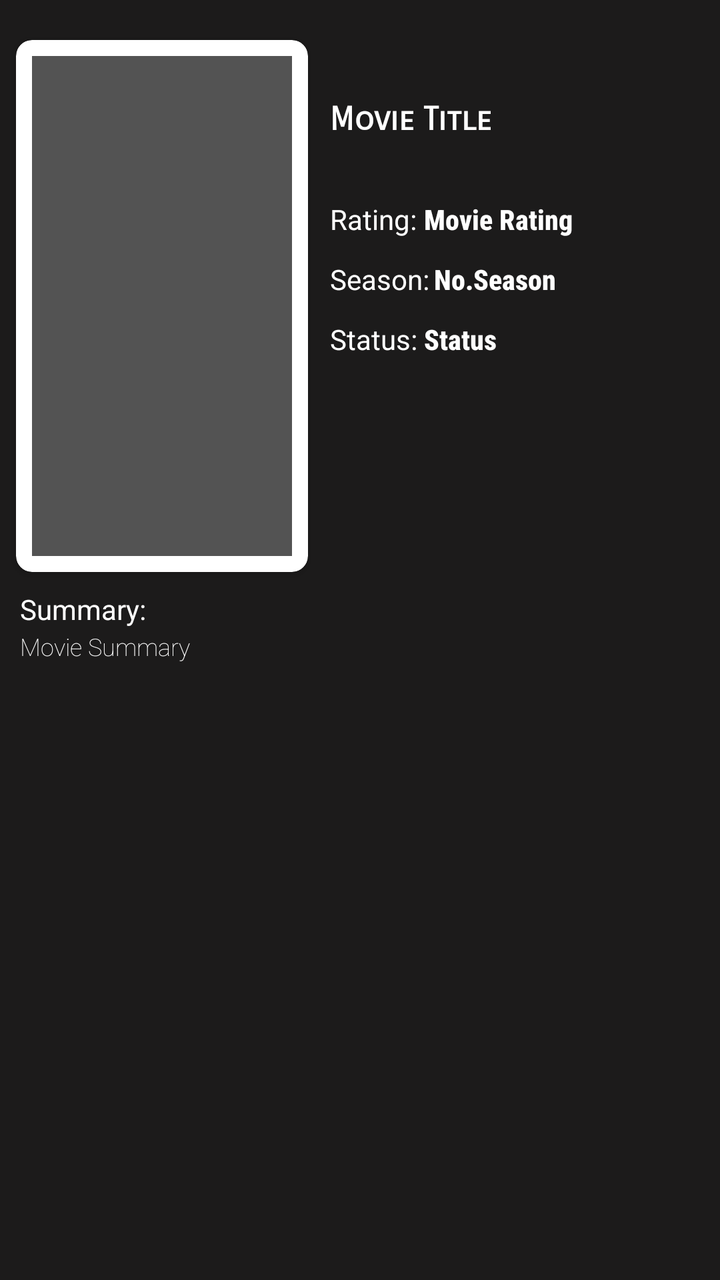
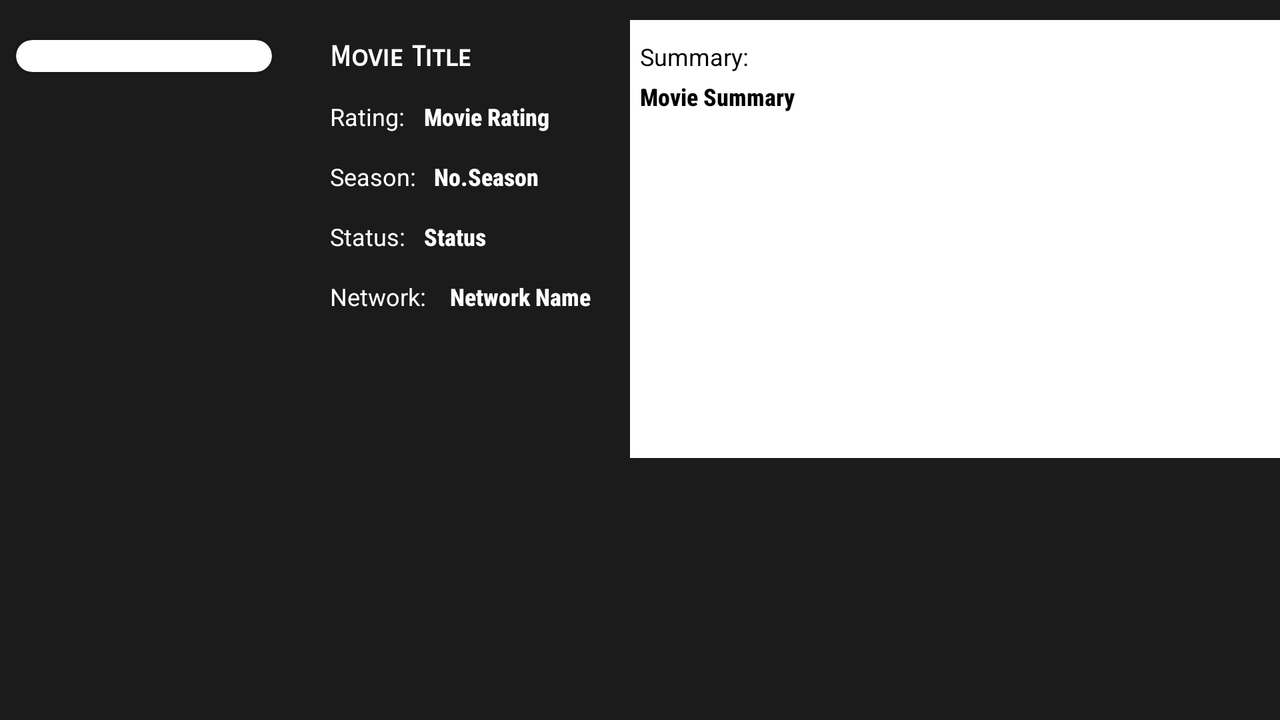

One screen, two layout resources from the same app: the default and the repository's alternative for another configuration. Each is rendered where Android would select it; the XML of both is given below.
<!-- AndroidManifest.xml: application theme Theme.TvMazeApplication -->
<!-- res/layout/fragment_show_info.xml -->
<?xml version="1.0" encoding="utf-8"?>
<RelativeLayout xmlns:android="http://schemas.android.com/apk/res/android"
    xmlns:app="http://schemas.android.com/apk/res-auto"
    xmlns:tools="http://schemas.android.com/tools"
    android:layout_width="match_parent"
    android:layout_height="match_parent"
    tools:context=".showInfo.ShowInfoFragment"
    android:background="#1C1B1B"
    android:id="@+id/fragment_show_info">

    <androidx.cardview.widget.CardView
        android:layout_width="wrap_content"
        android:layout_height="wrap_content"
        android:layout_marginTop="20dp"
        android:layout_marginStart="8dp"
        app:cardCornerRadius="8dp">

        <ImageView
            android:background="#535353"
            android:id="@+id/iv_showPhoto"
            android:layout_width="130dp"
            android:layout_height="250dp"
            tools:src="@tools:sample/avatars"
            android:layout_margin="8dp"/>
    </androidx.cardview.widget.CardView>

    <TextView
        android:layout_width="wrap_content"
        android:layout_height="wrap_content"
        android:id="@+id/tv_movieTitle"
        android:text="Movie Title"
        android:layout_marginStart="165dp"
        android:layout_marginTop="50dp"
        android:textSize="16sp"
        android:textStyle="bold"
        android:fontFamily="sans-serif-smallcaps"
        android:textColor="@color/white"/>

    <TextView
        android:layout_width="wrap_content"
        android:layout_height="wrap_content"
        android:layout_marginStart="165dp"
        android:layout_marginTop="100dp"
        android:text="Rating:"
        android:textSize="14sp"
        android:textColor="@color/white"/>

    <TextView
        android:id="@+id/tv_movieRating"
        android:layout_width="wrap_content"
        android:layout_height="wrap_content"
        android:layout_marginStart="212dp"
        android:layout_marginTop="100dp"
        android:fontFamily="sans-serif-condensed-medium"
        android:text="Movie Rating"
        android:textSize="14sp"
        android:textStyle="bold"
        android:textColor="@color/white"/>

    <TextView
        android:layout_width="wrap_content"
        android:layout_height="wrap_content"
        android:layout_marginStart="165dp"
        android:layout_marginTop="130dp"
        android:text="Season:"
        android:textSize="14dp"
        android:textColor="@color/white"/>



    <TextView
        android:layout_width="wrap_content"
        android:layout_height="wrap_content"
        android:id="@+id/tv_movieSeason"
        android:text="No.Season"
        android:layout_marginStart="217dp"
        android:layout_marginTop="130dp"
        android:textSize="14sp"
        android:textStyle="bold"
        android:fontFamily="sans-serif-condensed-medium"
        android:textColor="@color/white"/>

    <TextView
        android:layout_width="wrap_content"
        android:layout_height="wrap_content"
        android:layout_marginStart="165dp"
        android:layout_marginTop="160dp"
        android:textSize="14sp"
        android:textColor="@color/white"
        android:text="Status:"/>

    <TextView
        android:layout_width="wrap_content"
        android:layout_height="wrap_content"
        android:id="@+id/tv_movieStatus"
        android:text="Status"
        android:layout_marginStart="212dp"
        android:layout_marginTop="160dp"
        android:textSize="14sp"
        android:textStyle="bold"
        android:fontFamily="sans-serif-condensed-medium"
        android:textColor="@color/white"/>

    <TextView
        android:layout_width="wrap_content"
        android:layout_height="wrap_content"
        android:layout_marginStart="10dp"
        android:layout_marginTop="295dp"
        android:text="Summary:"
        android:textColor="@color/white"
        android:textSize="14sp" />


    <TextView
        android:id="@+id/tv_movieSummary"
        android:layout_width="wrap_content"
        android:layout_height="wrap_content"
        android:layout_marginStart="10dp"
        android:layout_marginTop="315dp"
        android:layout_marginEnd="10dp"
        android:layout_marginBottom="8dp"
        android:fontFamily="sans-serif-thin"
        android:scrollbars="vertical"
        android:scrollHorizontally="true"
        android:text="Movie Summary"
        android:textColor="@color/white"
        android:textSize="12sp" />


</RelativeLayout>
<!-- resources referenced by this layout -->
<resources>
  <style name="Theme.TvMazeApplication" parent="Theme.MaterialComponents.DayNight.NoActionBar">
          
          <item name="colorPrimary">@color/purple_500</item>
          <item name="colorPrimaryVariant">@color/purple_700</item>
          <item name="colorOnPrimary">@color/white</item>
          
          <item name="colorSecondary">@color/teal_200</item>
          <item name="colorSecondaryVariant">@color/teal_700</item>
          <item name="colorOnSecondary">@color/black</item>
          
          <item name="android:statusBarColor" tools:targetApi="l">?attr/colorPrimaryVariant</item>
          
      </style>
</resources>
<!-- res/layout-land/fragment_show_info.xml (the repository's variant of the layout above) -->
<!-- drawn on the phone turned sideways -->
<?xml version="1.0" encoding="utf-8"?>
<RelativeLayout xmlns:android="http://schemas.android.com/apk/res/android"
    xmlns:app="http://schemas.android.com/apk/res-auto"
    xmlns:tools="http://schemas.android.com/tools"
    android:id="@+id/fragment_show_info"
    android:layout_width="match_parent"
    android:layout_height="match_parent"
    android:background="#1C1B1B"
    tools:context=".showInfo.ShowInfoFragment">

    <androidx.cardview.widget.CardView
        android:layout_width="wrap_content"
        android:layout_height="wrap_content"
        android:layout_marginStart="8dp"
        android:layout_marginTop="20dp"
        app:cardCornerRadius="8dp">

        <ImageView
            android:id="@+id/iv_showPhoto"
            android:layout_width="112dp"
            android:layout_height="wrap_content"
            android:layout_margin="8dp"
            android:background="#535353"
            tools:src="@tools:sample/avatars" />
    </androidx.cardview.widget.CardView>

    <TextView
        android:id="@+id/tv_movieTitle"
        android:layout_width="wrap_content"
        android:layout_height="wrap_content"
        android:layout_marginStart="165dp"
        android:layout_marginTop="20dp"
        android:fontFamily="sans-serif-smallcaps"
        android:text="Movie Title"
        android:textColor="@color/white"
        android:textSize="14sp"
        android:textStyle="bold" />

    <TextView
        android:layout_width="wrap_content"
        android:layout_height="wrap_content"
        android:layout_marginStart="165dp"
        android:layout_marginTop="50dp"
        android:text="Rating:"
        android:textColor="@color/white"
        android:textSize="12sp" />

    <TextView
        android:id="@+id/tv_movieRating"
        android:layout_width="wrap_content"
        android:layout_height="wrap_content"
        android:layout_marginStart="212dp"
        android:layout_marginTop="50dp"
        android:fontFamily="sans-serif-condensed-medium"
        android:text="Movie Rating"
        android:textColor="@color/white"
        android:textSize="12sp"
        android:textStyle="bold" />

    <TextView
        android:layout_width="wrap_content"
        android:layout_height="wrap_content"
        android:layout_marginStart="165dp"
        android:layout_marginTop="80dp"
        android:text="Season:"
        android:textColor="@color/white"
        android:textSize="12sp" />


    <TextView
        android:id="@+id/tv_movieSeason"
        android:layout_width="wrap_content"
        android:layout_height="wrap_content"
        android:layout_marginStart="217dp"
        android:layout_marginTop="80dp"
        android:fontFamily="sans-serif-condensed-medium"
        android:text="No.Season"
        android:textColor="@color/white"
        android:textSize="12sp"
        android:textStyle="bold" />

    <TextView
        android:layout_width="wrap_content"
        android:layout_height="wrap_content"
        android:layout_marginStart="165dp"
        android:layout_marginTop="110dp"
        android:text="Status:"
        android:textColor="@color/white"
        android:textSize="12sp" />

    <TextView
        android:id="@+id/tv_movieStatus"
        android:layout_width="wrap_content"
        android:layout_height="wrap_content"
        android:layout_marginStart="212dp"
        android:layout_marginTop="110dp"
        android:fontFamily="sans-serif-condensed-medium"
        android:text="Status"
        android:textColor="@color/white"
        android:textSize="12sp"
        android:textStyle="bold" />

    <TextView
        android:layout_width="wrap_content"
        android:layout_height="wrap_content"
        android:layout_marginStart="165dp"
        android:layout_marginTop="140dp"
        android:text="Network:"
        android:textColor="@color/white"
        android:textSize="12sp" />


    <TextView
        android:id="@+id/tv_networkName"
        android:layout_width="wrap_content"
        android:layout_height="wrap_content"
        android:layout_marginStart="225dp"
        android:layout_marginTop="140dp"
        android:fontFamily="sans-serif-condensed-medium"
        android:text="Network Name"
        android:textColor="@color/white"
        android:textSize="12sp"
        android:textStyle="bold" />


    <View
        android:id="@+id/view2"
        android:layout_width="365dp"
        android:layout_height="219dp"
        android:layout_marginStart="315dp"
        android:layout_marginTop="10dp"
        android:layout_marginBottom="10dp"
        android:background="#FFFFFF" />

    <TextView
        android:layout_width="wrap_content"
        android:layout_height="wrap_content"
        android:layout_marginStart="320dp"
        android:layout_marginTop="20dp"
        android:text="Summary:"
        android:textColor="@color/black"
        android:textSize="12sp" />

    <ScrollView
        android:layout_width="match_parent"
        android:layout_height="wrap_content">

        <TextView
            android:id="@+id/tv_movieSummary"
            android:layout_width="wrap_content"
            android:layout_height="wrap_content"
            android:layout_marginStart="320dp"
            android:layout_marginTop="40dp"
            android:layout_marginEnd="8dp"
            android:layout_marginBottom="8dp"
            android:fontFamily="sans-serif-condensed-medium"
            android:scrollbars="vertical"
            android:text="Movie Summary"
            android:textAlignment="viewStart"
            android:textColor="@color/black"
            android:textSize="12sp"
            android:textStyle="bold" />
    </ScrollView>


</RelativeLayout>
